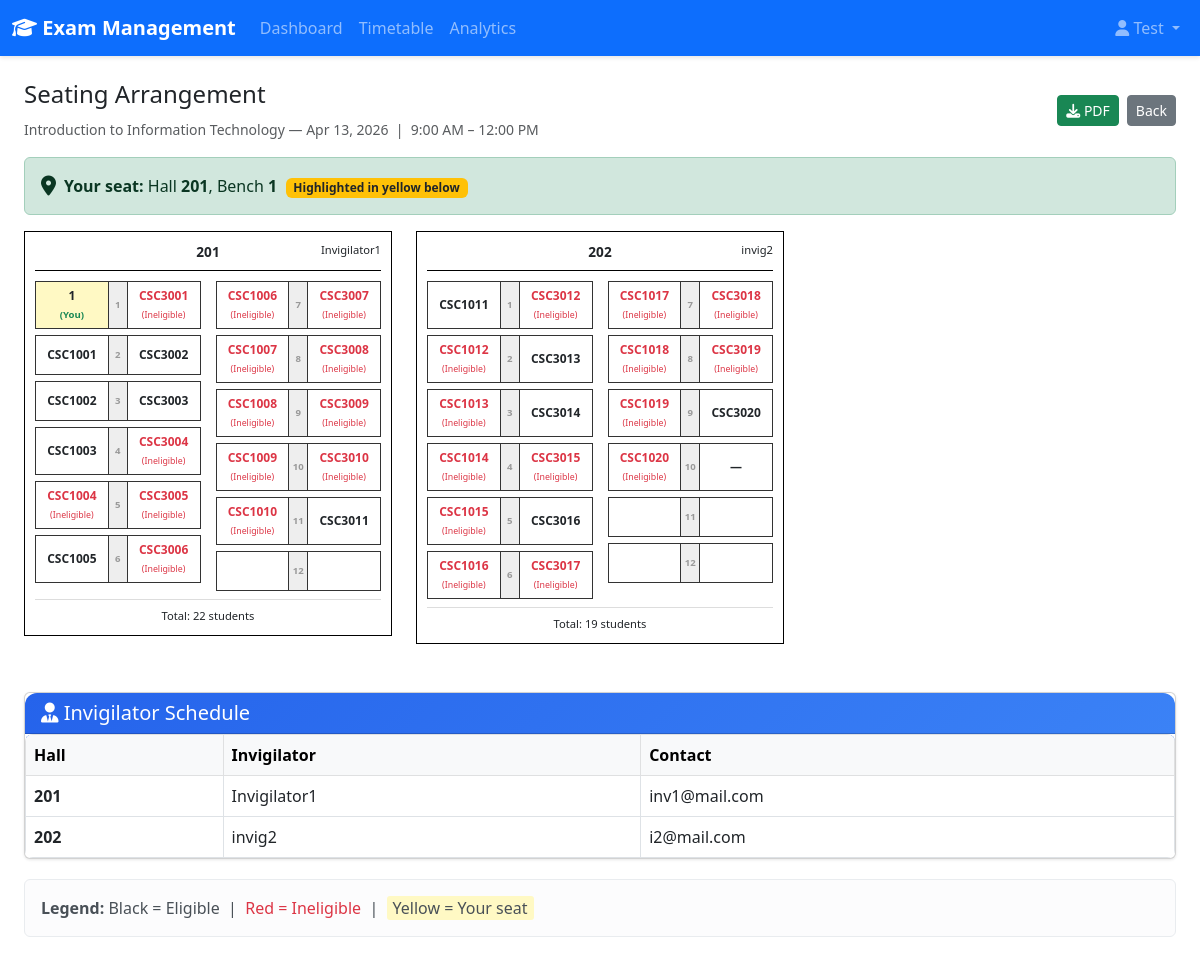
Page /exams/64/seating/ (signed in) on the committed database.
### core/models.py (models this page shows, shortened)
class Exam(models.Model):
    schedule = models.ForeignKey(ExamSchedule, on_delete=models.CASCADE, related_name='exams', null=True, blank=True)
    subject = models.ForeignKey(Subject, on_delete=models.CASCADE)
    date = models.DateField()
    start_time = models.TimeField()
    end_time = models.TimeField()
    class Meta:
        ordering = ['date', 'start_time']

class Subject(models.Model):
    BRANCH_CHOICES = [
        ('BCA', 'BCA'),
        ('BScCSIT', 'BScCSIT'),
    ]
    code = models.CharField(max_length=20, unique=True)
    name = models.CharField(max_length=200)
    semester = models.IntegerField()
    branch = models.CharField(max_length=20, choices=BRANCH_CHOICES, default='BScCSIT')

class SeatingArrangement(models.Model):
    exam = models.ForeignKey(Exam, on_delete=models.CASCADE)
    student = models.ForeignKey(Student, on_delete=models.CASCADE)
    hall = models.ForeignKey(ExamHall, on_delete=models.CASCADE)
    seat_number = models.IntegerField()
    class Meta:
        unique_together = ['exam', 'student']

class ExamHall(models.Model):
    name = models.CharField(max_length=100)
    capacity = models.IntegerField()
    is_available = models.BooleanField(default=True)

class InvigilatorAssignment(models.Model):
    exam = models.ForeignKey(Exam, on_delete=models.CASCADE)
    invigilator = models.ForeignKey(Invigilator, on_delete=models.CASCADE)
    hall = models.ForeignKey(ExamHall, on_delete=models.CASCADE)
    class Meta:
        unique_together = ['exam', 'hall']

class Invigilator(models.Model):
    name = models.CharField(max_length=200)
    email = models.EmailField(unique=True)
    phone = models.CharField(max_length=15)

class Student(models.Model):
    BRANCH_CHOICES = [
        ('BCA', 'BCA'),
        ('BScCSIT', 'BScCSIT'),
    ]
    user = models.OneToOneField(User, on_delete=models.CASCADE)
    roll_number = models.CharField(max_length=20, unique=True)
    branch = models.CharField(max_length=100, choices=BRANCH_CHOICES)
    semester = models.IntegerField()
    fees_paid = models.BooleanField(default=False)
    attendance = models.FloatField(default=0.0)
    def is_eligible(self):
        return self.fees_paid and self.attendance >= 75.0

### core/views.py (the view)
# urls.py: path('exams/<int:exam_id>/seating/', views.view_seating, name='view_seating'),
@login_required
def view_seating(request, exam_id):
    exam = get_object_or_404(Exam, id=exam_id)
    all_seating = SeatingArrangement.objects.filter(exam=exam).select_related(
        'student', 'hall', 'student__user'
    ).order_by('hall__name', 'seat_number', 'id')
    invigilators = InvigilatorAssignment.objects.filter(exam=exam).select_related('invigilator', 'hall')
    halls_data = {}
    for seat in all_seating:
        hname = seat.hall.name
        if hname not in halls_data:
            halls_data[hname] = {'benches': {}, 'total_students': 0, 'hall_obj': seat.hall}
        bn = seat.seat_number
        if bn not in halls_data[hname]['benches']:
            halls_data[hname]['benches'][bn] = []
        halls_data[hname]['benches'][bn].append(seat)
        halls_data[hname]['total_students'] += 1
    if request.user.is_staff:
        context = {
            'exam': exam,
            'halls_data': halls_data,
            'invigilators': invigilators,
        }
        return render(request, 'view_seating.html', context)
    else:
        try:
            student = Student.objects.get(user=request.user)
            my_seating = SeatingArrangement.objects.filter(exam=exam, student=student).first()
            context = {
                'exam': exam,
                'halls_data': halls_data,
                'invigilators': invigilators,
                'my_seating': my_seating,
                'my_roll': student.roll_number,
            }
            return render(request, 'student_seating.html', context)
        except Student.DoesNotExist:
            messages.error(request, 'Student profile not found.')
            return redirect('dashboard')

### templates/student_seating.html (shortened to what this page needs)
{% extends 'base.html' %}
{% block content %}
<div class="container-fluid mt-4">
    <div class="d-flex justify-content-between align-items-center mb-3">
        <div>
            <h4>Seating Arrangement</h4>
            <small class="text-muted">{{ exam.subject.name }} — {{ exam.date|date:"M d, Y" }}
            &nbsp;|&nbsp; {{ exam.start_time|time:"g:i A" }} – {{ exam.end_time|time:"g:i A" }}</small>
        </div>
        <div class="d-flex gap-2">
            <a href="{% url 'download_seating_pdf' exam.id %}" class="btn btn-sm btn-success">
                <i class="fas fa-download"></i> PDF
            </a>
            <a href="{% url 'dashboard' %}" class="btn btn-sm btn-secondary">Back</a>
        </div>
    </div>
    {% if my_seating %}
    <div class="alert alert-success d-flex align-items-center gap-2 mb-3">
        <i class="fas fa-map-marker-alt fa-lg"></i>
        <div>
            <strong>Your seat:</strong>
            Hall <strong>{{ my_seating.hall.name }}</strong>,
            Bench <strong>{{ my_seating.seat_number }}</strong>
            &nbsp;<span class="badge bg-warning text-dark">Highlighted in yellow below</span>
        </div>
    </div>
    {% endif %}
    {% if halls_data %}
    <div class="row">
        {% for hall_name, hall_info in halls_data.items %}
        <div class="col-lg-6 col-xl-4 mb-4">
            <div class="hall-plan">
                <div class="hall-header">
                    <div></div>
                    <div class="hall-name">{{ hall_name }}</div>
                    <div class="invig-name">
                        {% for inv in invigilators %}
                            {% if inv.hall.name == hall_name %}{{ inv.invigilator.name }}{% endif %}
                        {% endfor %}
                    </div>
                </div>
                <div class="bench-grid">
                    <div class="bench-col">
                        {% for bench_num in "123456" %}
                        <div class="bench-row">
                            <div class="seat{% for bench_key, bench_seats in hall_info.benches.items %}{% if bench_key|stringformat:"s" == bench_num %}{% if bench_seats.0 %}{% if bench_seats.0.student.roll_number == my_roll %} my-seat{% endif %}{% endif %}{% endif %}{% endfor %}">
                                {% for bench_key, bench_seats in hall_info.benches.items %}
                                    {% if bench_key|stringformat:"s" == bench_num %}
                                        {% if bench_seats.0 %}
                                            <span class="{% if not bench_seats.0.student.is_eligible %}text-danger{% endif %}">
                                                {{ bench_seats.0.student.roll_number }}
                                                {% if bench_seats.0.student.roll_number == my_roll %}<br><small class="you-text">(You)</small>{% endif %}
                                                {% if not bench_seats.0.student.is_eligible %}<br><small class="ineligible-text">(Ineligible)</small>{% endif %}
                                            </span>
                                        {% else %}—{% endif %}
                                    {% endif %}
                                {% endfor %}
                            </div>
                            <div class="divider">{{ bench_num }}</div>
                            <div class="seat">
                                {% for bench_key, bench_seats in hall_info.benches.items %}
                                    {% if bench_key|stringformat:"s" == bench_num %}
                                        {% if bench_seats.1 %}
                                            <span class="{% if not bench_seats.1.student.is_eligible %}text-danger{% endif %}">
                                                {{ bench_seats.1.student.roll_number }}
                                                {% if not bench_seats.1.student.is_eligible %}<br><small class="ineligible-text">(Ineligible)</small>{% endif %}
                                            </span>
                                        {% else %}—{% endif %}
                                    {% endif %}
                                {% endfor %}
                            </div>
                        </div>
                        {% endfor %}
                    </div>
                    <div class="bench-col">
                        {% for i in "123456" %}
                        {% with bench_num=forloop.counter|add:6 %}
                        <div class="bench-row">
                            <div class="seat">
                                {% for bench_key, bench_seats in hall_info.benches.items %}
                                    {% if bench_key == bench_num %}
                                        {% if bench_seats.0 %}
                                            <span class="{% if not bench_seats.0.student.is_eligible %}text-danger{% endif %}">
                                                {{ bench_seats.0.student.roll_number }}
                                                {% if not bench_seats.0.student.is_eligible %}<br><small class="ineligible-text">(Ineligible)</small>{% endif %}
                                            </span>
                                        {% else %}—{% endif %}
                                    {% endif %}
                                {% endfor %}
                            </div>
                            <div class="divider">{{ bench_num }}</div>
                            <div class="seat">
                                {% for bench_key, bench_seats in hall_info.benches.items %}
                                    {% if bench_key == bench_num %}
                                        {% if bench_seats.1 %}
                                            <span class="{% if not bench_seats.1.student.is_eligible %}text-danger{% endif %}">
                                                {{ bench_seats.1.student.roll_number }}
                                                {% if not bench_seats.1.student.is_eligible %}<br><small class="ineligible-text">(Ineligible)</small>{% endif %}
                                            </span>
                                        {% else %}—{% endif %}
                                    {% endif %}
                                {% endfor %}
                            </div>
                        </div>
                        {% endwith %}
                        {% endfor %}
                    </div>
                </div>
                <div class="hall-footer">Total: {{ hall_info.total_students }} students</div>
            </div>
        </div>
        {% endfor %}
    </div>
    <div class="card mt-4">
        <div class="card-header bg-info text-white">
            <h5 class="mb-0"><i class="fas fa-user-tie"></i> Invigilator Schedule</h5>
        </div>
        <div class="card-body p-0">
            <table class="table table-bordered mb-0">
                <thead class="table-light">
                    <tr><th>Hall</th><th>Invigilator</th><th>Contact</th></tr>
                </thead>
                <tbody>
                    {% for inv in invigilators %}
                    <tr>
                        <td><strong>{{ inv.hall.name }}</strong></td>
                        <td>{{ inv.invigilator.name }}</td>
                        <td>{{ inv.invigilator.email }}</td>
                    </tr>
                    {% endfor %}
                </tbody>
            </table>
        </div>
    </div>
    <div class="alert alert-light mt-3">
        <strong>Legend:</strong>
        Black = Eligible &nbsp;|&nbsp;
        <span class="text-danger">Red = Ineligible</span> &nbsp;|&nbsp;
        <span style="background:#fff9c4; padding:1px 6px; border-radius:3px;">Yellow = Your seat</span>
    </div>
    {% else %}
    <div class="alert alert-warning">
        <i class="fas fa-exclamation-triangle"></i> Seating arrangement not generated yet.
    </div>
    {% endif %}
</div>
{% endblock %}

### templates/base.html (shortened to what this page needs)
<!DOCTYPE html>
<html lang="en">
<head>
    <link rel="stylesheet" href="/static/css/style.css">
    <link href="https://cdn.jsdelivr.net/npm/bootstrap@5.3.0/dist/css/bootstrap.min.css" rel="stylesheet">
    <link rel="stylesheet" href="https://cdnjs.cloudflare.com/ajax/libs/font-awesome/6.4.0/css/all.min.css">
</head>
<body>
    {% if user.is_authenticated %}
    <nav class="navbar navbar-expand-lg navbar-dark bg-primary">
        <div class="container-fluid">
            <a class="navbar-brand" href="{% url 'dashboard' %}">
                <i class="fas fa-graduation-cap"></i> Exam Management
            </a>
            <div class="collapse navbar-collapse" id="navbarNav">
                <ul class="navbar-nav me-auto">
                    <li class="nav-item">
                        <a class="nav-link" href="{% url 'dashboard' %}">Dashboard</a>
                    </li>
                    <li class="nav-item">
                        <a class="nav-link" href="{% url 'timetable' %}">Timetable</a>
                    </li>
                    <li class="nav-item">
                        <a class="nav-link" href="{% url 'performance_analytics' %}">Analytics</a>
                    </li>
                </ul>
                <ul class="navbar-nav">
                    <li class="nav-item dropdown">
                        <a class="nav-link dropdown-toggle" href="#" role="button" data-bs-toggle="dropdown">
                            <i class="fas fa-user"></i> {{ user.username }}
                        </a>
                    </li>
                </ul>
            </div>
        </div>
    </nav>
    {% endif %}
    <div class="container-fluid">
        {% block content %}{% endblock %}
    </div>
</body>
</html>

### core/static/css/style.css (style rules this page uses)
:root { --primary-color: #2563eb; --secondary-color: #3b82f6; --accent-color: #60a5fa; --background-color: #f8fafc; --card-background: #ffffff; --text-primary: #1e293b; --text-secondary: #64748b; --border-color: #e2e8f0; --success-color: #10b981; --danger-color: #ef4444; --warning-color: #f59e0b; }
* { margin: 0; padding: 0; box-sizing: border-box; }
body { font-family: 'Segoe UI', Tahoma, Geneva, Verdana, sans-serif; background-color: var(--background-color); color: var(--text-primary); line-height: 1.6; }
.navbar { box-shadow: 0 2px 4px rgba(0, 0, 0, 0.1); }
.navbar-brand { font-weight: 600; font-size: 1.5rem; }
.card { border: none; border-radius: 12px; box-shadow: 0 1px 3px rgba(0, 0, 0, 0.1); margin-bottom: 20px; background: var(--card-background); }
.card-header { background: linear-gradient(135deg, var(--primary-color), var(--secondary-color)); color: white; border-radius: 12px 12px 0 0 !important; padding: 1.2rem; font-weight: 600; }
.btn-success { background: var(--success-color); border: none; border-radius: 8px; }
.table { background: white; border-radius: 8px; overflow: hidden; }
.table thead { background: var(--primary-color); color: white; }
.badge { padding: 0.5rem 1rem; border-radius: 6px; font-weight: 500; }
.alert { border-radius: 8px; border: none; }

### templates/student_seating.html (style rules this page uses)
.hall-plan { border: 1px solid #000; background: #fff; padding: 10px; }
.hall-header { display: grid; grid-template-columns: 1fr 2fr 1fr; margin-bottom: 10px; padding-bottom: 8px; border-bottom: 1px solid #000; font-size: 0.85rem; }
.hall-name { text-align: center; font-weight: bold; }
.invig-name { text-align: right; font-size: 0.7rem; }
.bench-grid { display: grid; grid-template-columns: 1fr 1fr; gap: 15px; }
.bench-col { display: flex; flex-direction: column; gap: 6px; }
.bench-row { display: grid; grid-template-columns: 1fr 20px 1fr; border: 1px solid #333; min-height: 40px; }
.seat { padding: 5px; display: flex; align-items: center; justify-content: center; font-size: 0.75rem; font-weight: 600; text-align: center; }
.my-seat { background-color: #fff9c4; }
.divider { background: #eee; border-left: 1px solid #333; border-right: 1px solid #333; display: flex; align-items: center; justify-content: center; font-size: 0.6rem; font-weight: bold; color: #999; }
.hall-footer { margin-top: 8px; padding-top: 8px; border-top: 1px solid #ddd; font-size: 0.7rem; text-align: center; }
.ineligible-text { font-size: 0.55rem; font-weight: normal; }
.you-text { font-size: 0.6rem; font-weight: bold; color: #198754; }

### rows in the picture
Exam: subject.name "Introduction to Information Technology", date "Apr 13, 2026", start_time "9:00 AM", end_time "12:00 PM"
SeatingArrangement: hall.name "201", seat_number "1", student.roll_number "1", shows "(You)", roll_number "CSC3001", shows "(Ineligible)"
ExamHall: name "201", bench_num "1" "2" "3" "4" "5" "6", bench_num "7" "8" "9" "10" "11" "12", total_students "22"
InvigilatorAssignment: invigilator.name "Invigilator1", hall.name "201", invigilator.email "inv1@mail.com"
SeatingArrangement: student.roll_number "CSC1001", roll_number "CSC3002"
SeatingArrangement: student.roll_number "CSC1002", roll_number "CSC3003"
SeatingArrangement: student.roll_number "CSC1003", roll_number "CSC3004", shows "(Ineligible)"
SeatingArrangement: student.roll_number "CSC1004", shows "(Ineligible)", roll_number "CSC3005"
SeatingArrangement: student.roll_number "CSC1005", roll_number "CSC3006", shows "(Ineligible)"
SeatingArrangement: student.roll_number "CSC1006", shows "(Ineligible)", roll_number "CSC3007"
SeatingArrangement: student.roll_number "CSC1007", shows "(Ineligible)", roll_number "CSC3008"
SeatingArrangement: student.roll_number "CSC1008", shows "(Ineligible)", roll_number "CSC3009"
SeatingArrangement: student.roll_number "CSC1009", shows "(Ineligible)", roll_number "CSC3010"
SeatingArrangement: student.roll_number "CSC1010", shows "(Ineligible)", roll_number "CSC3011"
ExamHall: name "202", bench_num "1" "2" "3" "4" "5" "6", bench_num "7" "8" "9" "10" "11" "12", total_students "19"
InvigilatorAssignment: invigilator.name "invig2", hall.name "202", invigilator.email "i2@mail.com"
SeatingArrangement: student.roll_number "CSC1011", roll_number "CSC3012", shows "(Ineligible)"
SeatingArrangement: student.roll_number "CSC1012", shows "(Ineligible)", roll_number "CSC3013"
SeatingArrangement: student.roll_number "CSC1013", shows "(Ineligible)", roll_number "CSC3014"
SeatingArrangement: student.roll_number "CSC1014", shows "(Ineligible)", roll_number "CSC3015"
SeatingArrangement: student.roll_number "CSC1015", shows "(Ineligible)", roll_number "CSC3016"
SeatingArrangement: student.roll_number "CSC1016", shows "(Ineligible)", roll_number "CSC3017"
SeatingArrangement: student.roll_number "CSC1017", shows "(Ineligible)", roll_number "CSC3018"
SeatingArrangement: student.roll_number "CSC1018", shows "(Ineligible)", roll_number "CSC3019"
SeatingArrangement: student.roll_number "CSC1019", shows "(Ineligible)", roll_number "CSC3020"
SeatingArrangement: student.roll_number "CSC1020", shows "(Ineligible)"

### other values in the picture
{{ user.username }} "Test"
